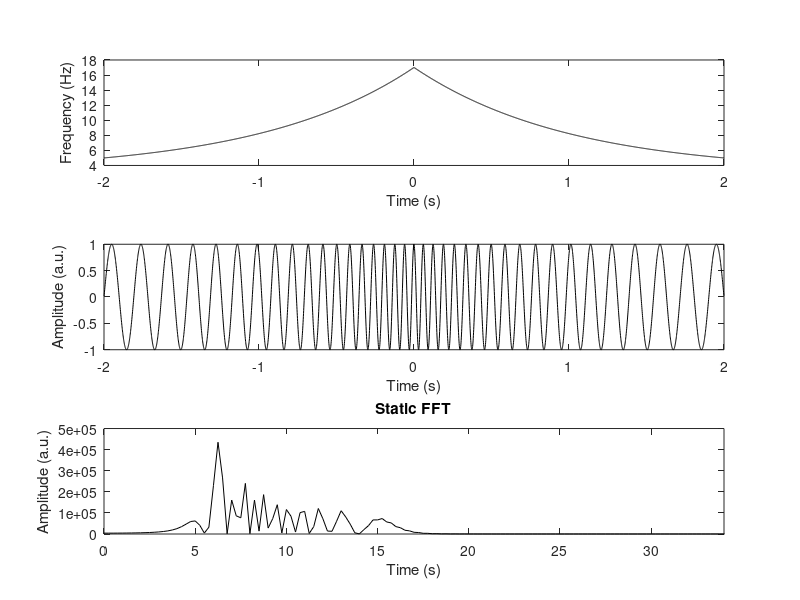
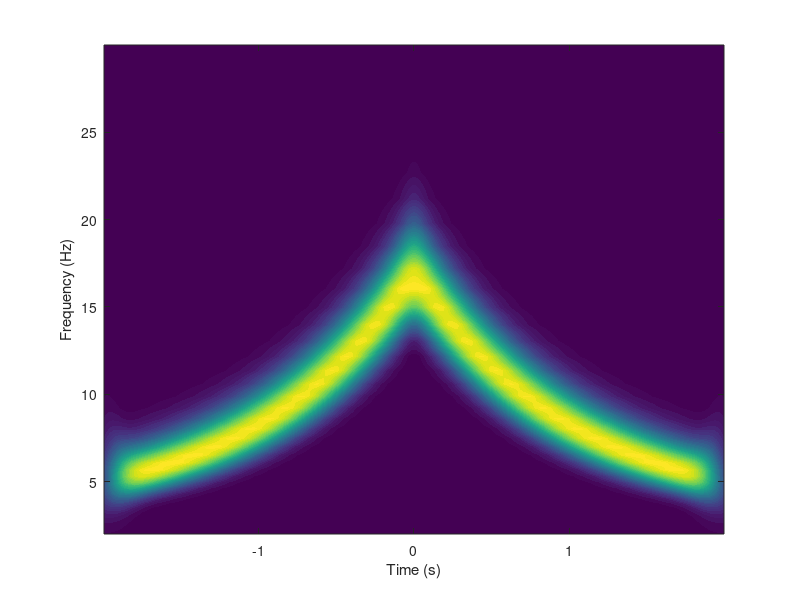

Here is the MATLAB script that generated these plots, in order:
%%
%     COURSE: Solved problems in neural time series analysis
%    SECTION: Time-frequency analyses
%      VIDEO: Create a time-frequency plot of a nonlinear chirp
% Instructor: sincxpress.com
%
%%

%% create a nonlinear chirp

% simulation parameters
srate = 1001;
pnts  = srate*4;
timev = (0:pnts-1)/srate;
timev = timev - mean(timev);

% chirp parameters (in Hz)
minfreq =  5;
maxfreq = 17;

% laplace distribution, scaled to [0 1]
fm = exp( -abs(timev) );
fm = fm-min(fm);
fm = fm./max(fm);

% finally, scale to frequency ranges
fm = fm*(maxfreq-minfreq) + minfreq;

% now for chirp
churp = sin(2*pi*((timev+cumsum(fm))/srate));

%% plotting

figure(1), clf

% frequency time series
subplot(311)
plot(timev,fm,'k')
xlabel('Time (s)'), ylabel('Frequency (Hz)')

% plot the chirp
subplot(312)
plot(timev,churp,'k')
xlabel('Time (s)'), ylabel('Amplitude (a.u.)')

% power spectrum
subplot(313)
plot(linspace(0,srate,pnts),abs(fft(churp)).^2,'k')
xlabel('Time (s)'), ylabel('Amplitude (a.u.)')
set(gca,'xlim',[0 maxfreq*2])
title('Static FFT')

%% create wavelets

% wavelet parameters
minFreq =  2; % Hz
maxFreq = 30; % Hz
numfrex = 40;

% vector of wavelet frequencies
frex = logspace(log10(minFreq),log10(maxFreq),numfrex);

% Gaussian parameters
fwhms = logspace(log10(.5),log10(.1),numfrex);

% initialize
cmw = zeros(numfrex,pnts);

for fi=1:numfrex
    
    % create complex sine wave
    csw = exp( 1i* 2*pi*frex(fi)*timev );
    
    % create the two Gaussian
    gaus = exp( -4*log(2)*timev.^2 / fwhms(fi)^2 );
    
    % now create the complex Morlet wavelets
    cmw(fi,:) = csw .* gaus;
end

%% convolution

nConv = 2*pnts - 1;
halfw = floor(pnts/2);

% initialize
tf = zeros(numfrex,pnts);

% FFT of data (doesn't change over frequencies!)
dataX = fft(churp,nConv);

for fi=1:numfrex
    
    % wavelet spectrum
    waveX = fft(cmw(fi,:),nConv);
    waveX = waveX./max(waveX);
    
    % convolution
    convres = ifft( dataX.*waveX );
    convres = convres(halfw:end-halfw);
    
    % extract power
    tf(fi,:) = abs(convres).^2;
end

figure(2), clf
contourf(timev,frex,tf,40,'linecolor','none')
xlabel('Time (s)'), ylabel('Frequency (Hz)')

%% done.
